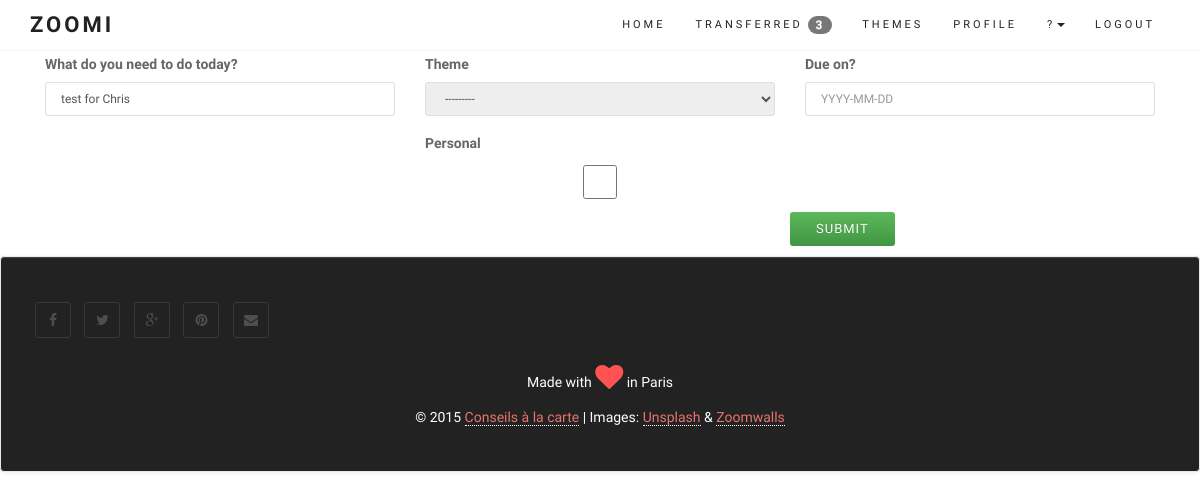
The page /entries/55/ (signed in) on the database as committed earlier.
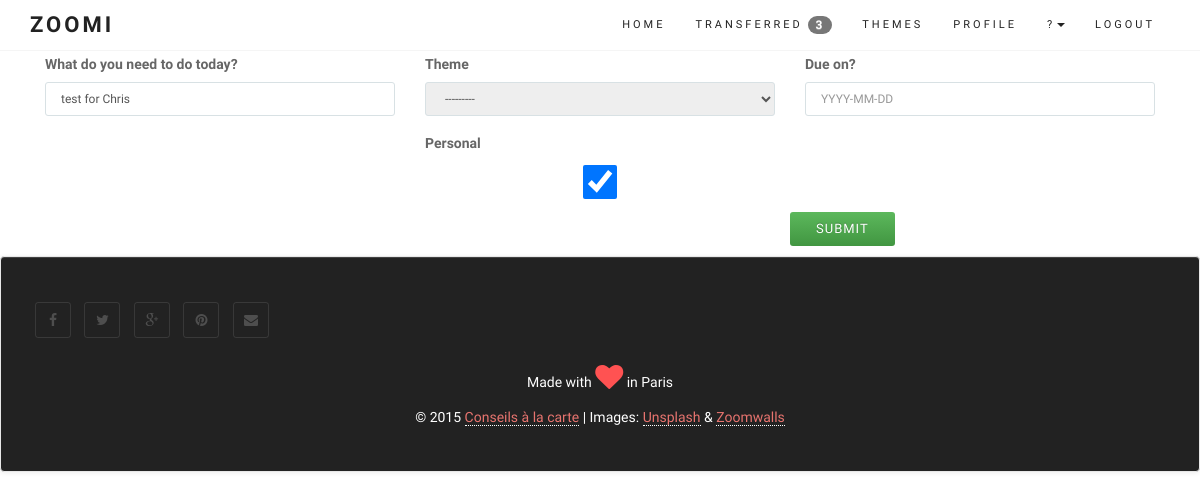
The same page on the database as committed later.
### core/models.py (models this page shows, shortened)
class Entry(models.Model):
	user = models.ForeignKey(User)
	name = models.CharField(max_length=100)
	data = models.CharField(max_length=200, blank=True)
	order = models.IntegerField(default=1000)
	duedate = models.DateField(null=True, blank=True)
	done = models.BooleanField(default=False) # 0 = to do / 1 = completed
	impediment = models.BooleanField(default=False) # 0 = No / 1 = Yes
	transfered = models.BooleanField(default=False) # 0 = No / 1 = Yes = no longer in your List
	personal = models.BooleanField(default=False) # 0 = No / 1 = Yes
	assignees = models.ManyToManyField(User, related_name='assignees',blank=True)
	section = models.BooleanField(default=False) # 0 = No / 1 = Yes
	created_at = models.DateTimeField(auto_now_add=True)
	completed_on = models.DateTimeField(null=True, blank=True)
	theme = models.ForeignKey(Theme, null=True, blank=True)
	class Meta:
		ordering = ['order']
		verbose_name_plural = "entries"

### core/views.py (the view, shortened to what this page needs)
# urls.py: url(r'^entries/(?P<pk>\d+)/$', login_required(coreviews.EntryUpdateView.as_view()), name='detail'),
class EntryUpdateView(UpdateView): # re-used from v2
	model = coremodels.Entry
	template_name = 'base/form.html'
	form_class = coremodels.EntryUpdateForm
	def get_queryset(self):
		base_qs = super(EntryUpdateView, self).get_queryset()
		return base_qs.filter(Q(user=self.request.user) | Q(assignees=self.request.user))
	def get_form_kwargs(self):
		kwargs = super(EntryUpdateView, self).get_form_kwargs()
		kwargs['user'] = self.request.user
		return kwargs

### core/models.py (called while the page is built)
	def get_entry_transfered(self):
		return self.user.entry_set.filter(transfered=True, done=False).count()

	def __str__(self):
		return str(self.name)

### templates/base/form.html (shortened to what this page needs)
{% extends "base/theme.html" %}
{% load staticfiles %}
{% load widget_tweaks %}
{% block content %}
<link rel="stylesheet" href="{% static "css/zoomi.css" %}">
<section id="services">
<div class="container">
<div class="row">
{% if form %}
<div class="col-md-12">
<form action="" method="post" enctype="multipart/form-data">{% csrf_token %}{{ form.media }}
{% for field in form %}
<div class="col-md-4">
	<div class="form-group warning">
	<label for="exampleInputFile">{{ field.label }}</label>
	{{ field|add_class:"form-control"}}
	</div>
</div>
{% endfor %}
<input type="submit" class="btn btn-success" role="button" value="{{ verb|default:"Submit" }}" />
</form>
</div>
{% endif %}
</div>
</div>
</section>
<p>
{% endblock %}

Rows that differ between the two databases and show on the page:
changed Entry "test for Chris": personal "☐" → "☑"
